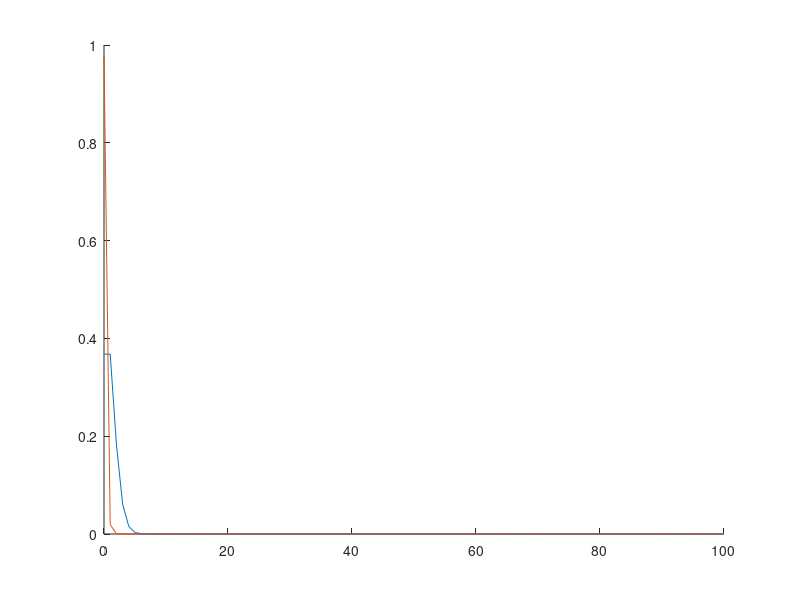

This chart was generated by the following MATLAB code:
clear all;
clc;
close;



lambda_s = 1;
lambda_n = 0.02;

max_threshold = 100

for k=0:max_threshold
    Ps(k+1) = lambda_s^k*exp(-lambda_s)/factorial(k);
    Pn(k+1) = lambda_n^k*exp(-lambda_n)/factorial(k);
end

hold on;
plot(0:max_threshold, Ps);
plot(0:max_threshold, Pn);
hold off;